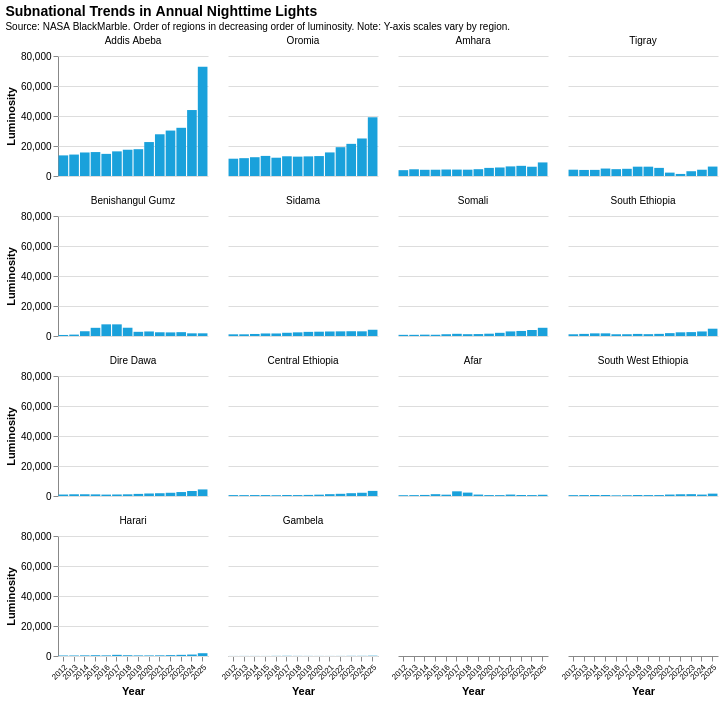

Source (notebook cell):
### Code cell
import altair as alt
import pandas as pd

# Prepare data
df = ntl_adm1_annual.copy()
df["year"] = pd.to_datetime(df["date"]).dt.year

# Calculate total lights per region and sort regions in decreasing order
region_totals = df.groupby("ADM1_EN")["ntl_sum"].sum().sort_values(ascending=False)
sorted_regions = region_totals.index.tolist()

# Add sorting order to dataframe
df['region_order'] = df['ADM1_EN'].map({region: i for i, region in enumerate(sorted_regions)})
df = df.sort_values('region_order')

# Create faceted bar chart
chart = alt.Chart(df).mark_bar(
    color="#1AA1DB"
).encode(
    x=alt.X('year:O', 
            title='Year',
            axis=alt.Axis(labelAngle=-45, labelFontSize=8)),
    y=alt.Y('ntl_sum:Q', 
            title='Luminosity',
            scale=alt.Scale(zero=False)),
    tooltip=[
        alt.Tooltip('ADM1_EN:N', title='Region'),
        alt.Tooltip('year:O', title='Year'),
        alt.Tooltip('ntl_sum:Q', title='NTL Sum', format='.2f')
    ]
).properties(
    width=150,
    height=120
).facet(
    facet=alt.Facet('ADM1_EN:N', 
                    title=None,
                    sort=sorted_regions,
                    header=alt.Header(labelFontSize=10, labelLimit=100)),
    columns=4
).resolve_scale(
    x='shared',
    y='independent'
).properties(
    title={
        "text": "Subnational Trends in Annual Nighttime Lights",
        "subtitle": "Source: NASA BlackMarble. Order of regions in decreasing order of luminosity. Note: Y-axis scales vary by region.",
        "fontSize": 14,
        "subtitleFontSize": 10
    }
).configure_view(
    strokeWidth=0
)

chart

### Figure 1 — Vega-Lite specification as saved in the notebook (floating-point values rounded to 4 significant figures; data arrays with more than 128 entries replaced by an {"elided": "..."} marker saying what was removed)
{"config": {"view": {"continuousWidth": 300, "continuousHeight": 300, "strokeWidth": 0}}, "data": {"name": "data-5ba1c2bf3e9750f8feb0561ba2e64261"}, "facet": {"field": "ADM1_EN", "header": {"labelFontSize": 10, "labelLimit": 100}, "sort": ["Addis Abeba", "Oromia", "Amhara", "Tigray", "Benishangul Gumz", "Sidama", "Somali", "South Ethiopia", "Dire Dawa", "Central Ethiopia", "Afar", "South West Ethiopia", "Harari", "Gambela"], "title": null, "type": "nominal"}, "spec": {"mark": {"type": "bar", "color": "#1AA1DB"}, "encoding": {"tooltip": [{"field": "ADM1_EN", "title": "Region", "type": "nominal"}, {"field": "year", "title": "Year", "type": "ordinal"}, {"field": "ntl_sum", "format": ".2f", "title": "NTL Sum", "type": "quantitative"}], "x": {"axis": {"labelAngle": -45, "labelFontSize": 8}, "field": "year", "title": "Year", "type": "ordinal"}, "y": {"field": "ntl_sum", "scale": {"zero": false}, "title": "Luminosity", "type": "quantitative"}}, "height": 120, "width": 150}, "columns": 4, "resolve": {"scale": {"x": "shared"}}, "title": {"text": "Subnational Trends in Annual Nighttime Lights", "subtitle": "Source: NASA BlackMarble. Order of regions in decreasing order of luminosity. Note: Y-axis scales vary by region.", "fontSize": 14, "subtitleFontSize": 10}, "$schema": "https://vega.github.io/schema/vega-lite/v6.1.0.json", "datasets": {"data-5ba1c2bf3e9750f8feb0561ba2e64261": {"elided": "196 records"}}}
